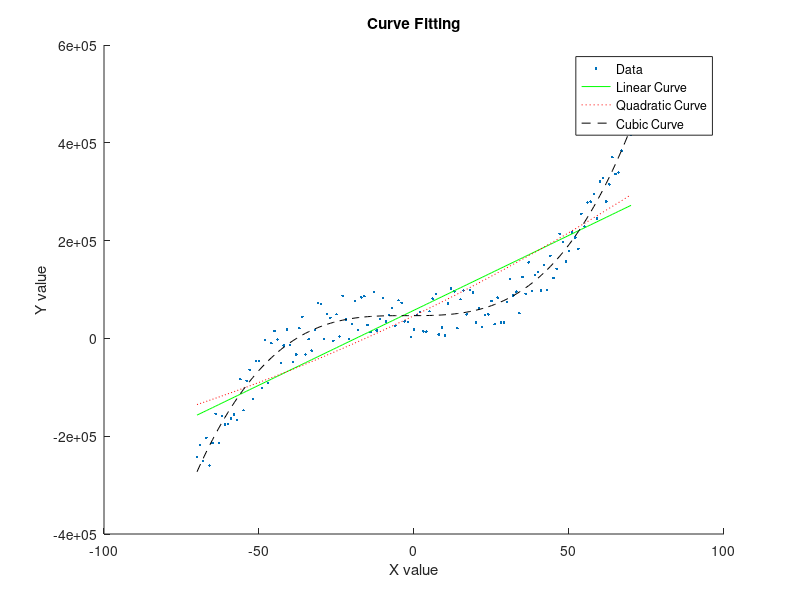

The MATLAB script that drew this image:
X = [-70:70];

b = 5*rand;
c = 8*rand;

y = X.^3 + b*X.^2 + c*X + 100000*rand(size(X));

coefs1 = polyfit(X, y, 1);
Y1 = coefs1(1)*X+coefs1(2);

coefs2 = polyfit(X,y,2);
Y2 = coefs2(1)*X.^2 + coefs2(2)*X + coefs2(3);

coefs3 = polyfit(X,y,3);
Y3 = coefs3(1)*X.^3 + coefs3(2)*X.^2 + coefs3(3)*X + coefs3(4);

scatter(X,y,'.');
hold on
plot(X,Y1,"g", X,Y2,"r:",X,Y3,"k--");

xlabel('X value')
ylabel('Y value')
title('Curve Fitting')
legend('Data', 'Linear Curve', 'Quadratic Curve', 'Cubic Curve')
